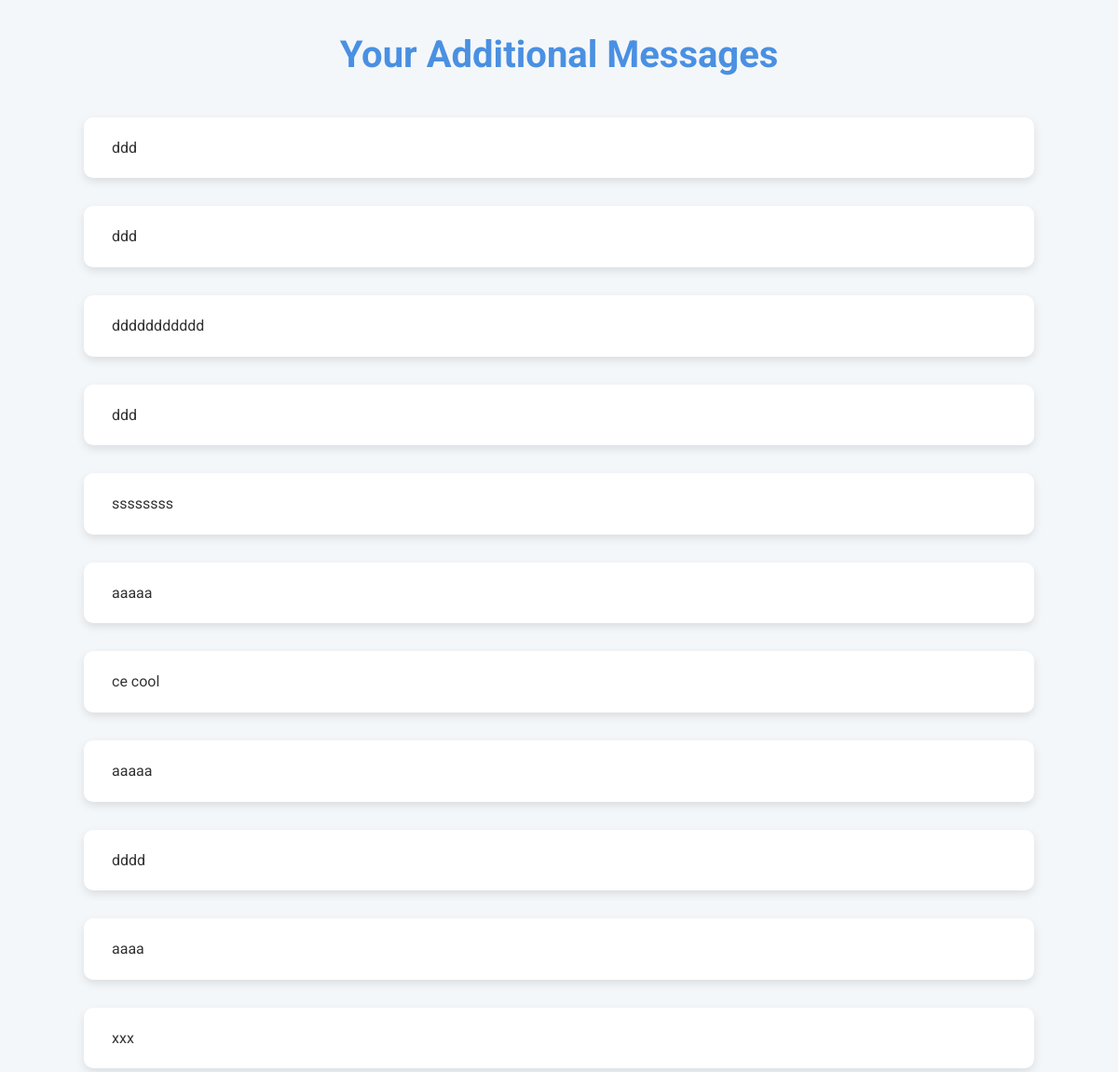
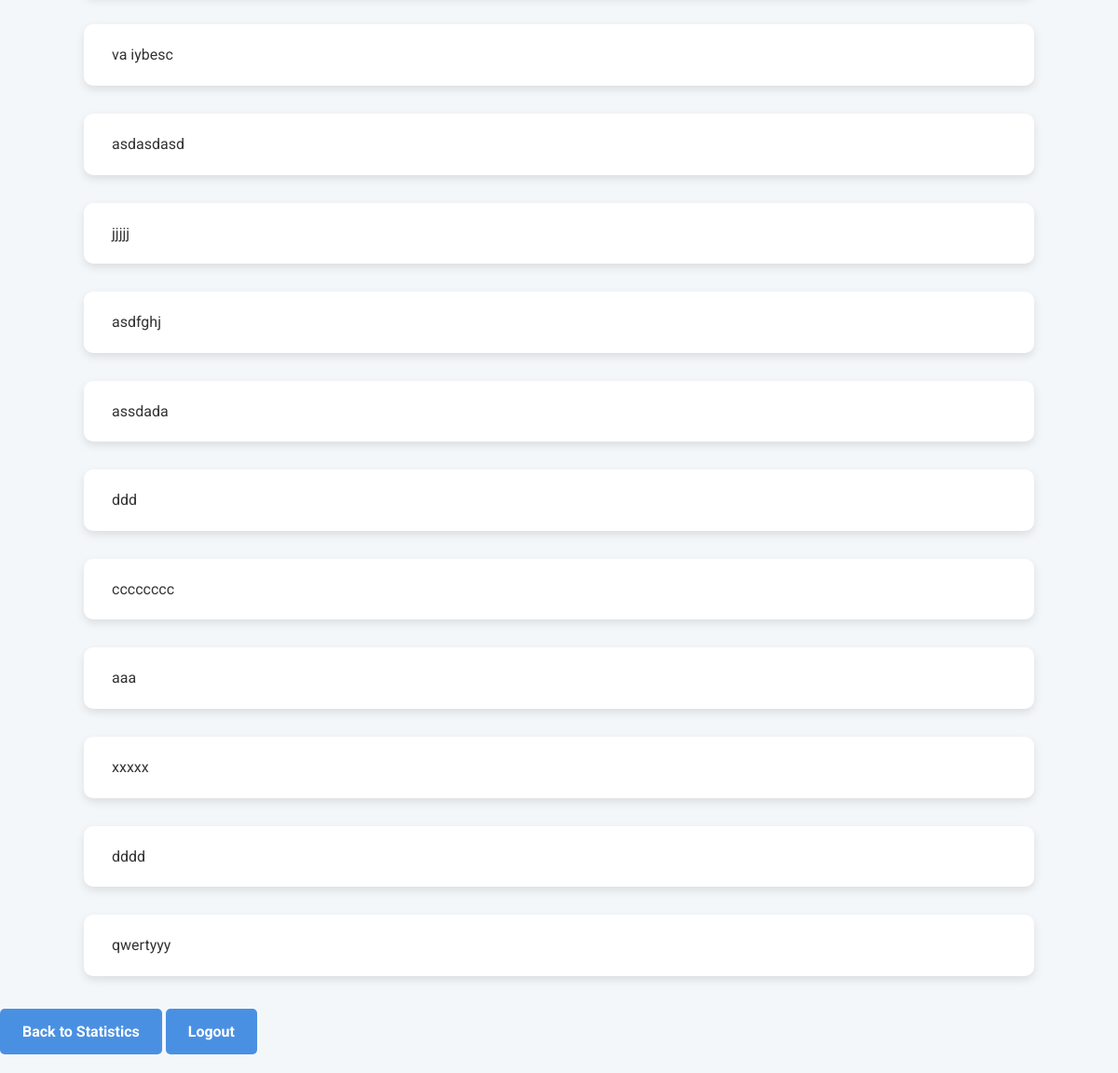
Screenshot of /messages (signed in) with the database file from the repository (2 pictures, top to bottom).
### app.py (models this page shows)
class AdditionalText(db.Model):
    id = db.Column(db.Integer, primary_key=True)
    message = db.Column(db.String(500), nullable=False)  # Adjust size as needed
    user_id = db.Column(db.Integer, db.ForeignKey('user.id'), nullable=False)

### app.py (the view)
@app.route('/messages', methods=['GET'])
@login_required
def messages():
    all_additional_texts = AdditionalText.query.all()
    return render_template('messages.html', additional_texts=all_additional_texts)

### app.py (called while the page is built)
@login_manager.user_loader
def load_user(user_id):
    return db.session.get(User, int(user_id))

### templates/messages.html (shortened to what this page needs)
<!DOCTYPE html><html lang="en"><head></head><body><h1>Your Additional Messages</h1>
    <ul>
    {% for message in additional_texts %}
        <li>{{ message.message }}</li>
    {% else %}
        <li>No additional messages found.</li>
    {% endfor %}
</ul>
<a href="{{ url_for('statistics') }}">Back to Statistics</a>
<a href="{{ url_for('logout') }}">Logout</a>
</body></html>

### templates/messages.html (style rules this page uses)
body { font-family: 'Roboto', sans-serif; margin: 0; padding: 0; background-color: #f4f7fa; color: #333; line-height: 1.6; }
h1 { text-align: center; color: #4A90E2; font-size: 2.5em; margin-bottom: 20px; }
ul { list-style: none; padding: 0; display: flex; flex-direction: column; align-items: center; margin: 0; }
li { background: #fff; border-radius: 10px; padding: 20px 30px; margin: 15px 0; box-shadow: 0 4px 10px rgba(0, 0, 0, 0.1); width: 80%; transition: transform 0.3s, box-shadow 0.3s; }
a { display: inline-block; margin: 20px auto; padding: 12px 24px; color: #fff; background-color: #4A90E2; border-radius: 5px; text-decoration: none; font-weight: bold; transition: background-color 0.3s, transform 0.3s; }

### rows the page displays
AdditionalText: message "ddd"
AdditionalText: message "ddd"
AdditionalText: message "ddddddddddd"
AdditionalText: message "ddd"
AdditionalText: message "ssssssss"
AdditionalText: message "aaaaa"
AdditionalText: message "ce cool"
AdditionalText: message "aaaaa"
AdditionalText: message "dddd"
AdditionalText: message "aaaa"
AdditionalText: message "xxx"
AdditionalText: message "va iybesc"
AdditionalText: message "asdasdasd"
AdditionalText: message "jjjjj"
AdditionalText: message "asdfghj"
AdditionalText: message "assdada"
AdditionalText: message "ddd"
AdditionalText: message "cccccccc"
AdditionalText: message "aaa"
AdditionalText: message "xxxxx"
AdditionalText: message "dddd"
AdditionalText: message "qwertyyy"
